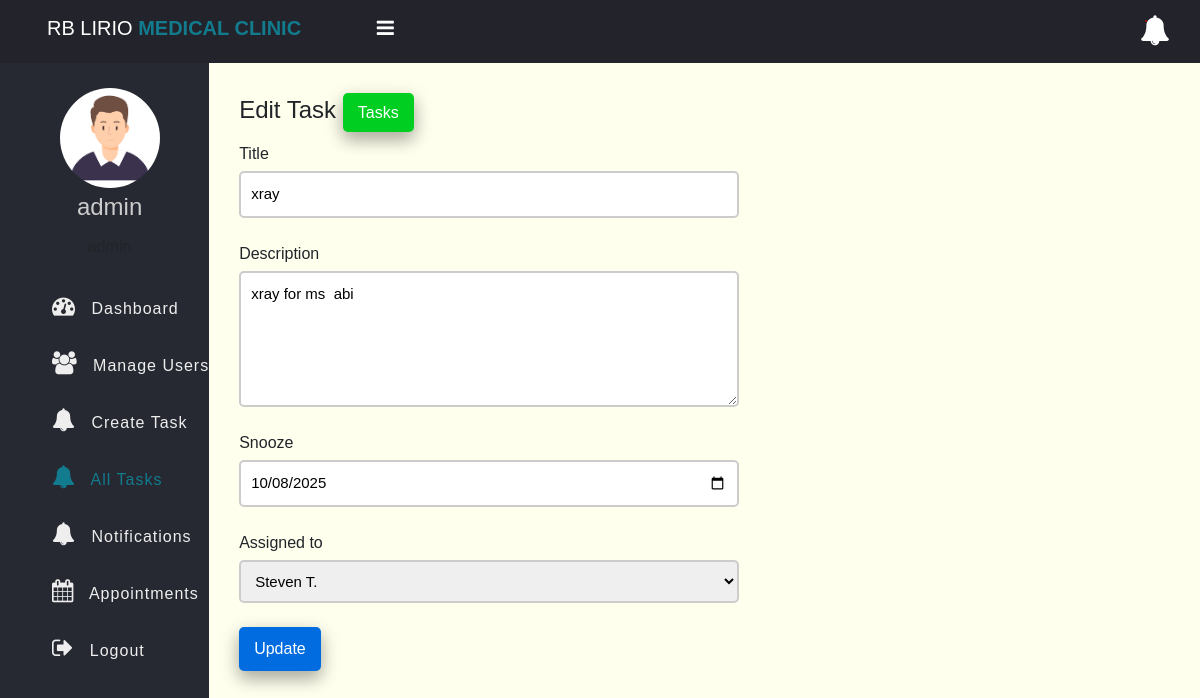
Screenshot of /edit-task.php?id=21 (signed in) with the database file from the repository.
### tables this page shows
CREATE TABLE `tasks` (
  `id` int(11) NOT NULL,
  `title` varchar(100) NOT NULL,
  `description` text DEFAULT NULL,
  `assigned_to` int(11) DEFAULT NULL,
  `due_date` date DEFAULT current_timestamp(),
  `status` enum('pending','in_progress','completed') DEFAULT 'pending',
  `created_at` timestamp NOT NULL DEFAULT current_timestamp()
);

### app/Model/Task.php (called while the page is built, shortened)
<?php
function get_task_by_id($conn, $id){
	$sql = "SELECT * FROM tasks WHERE id =? ";
	$stmt = $conn->prepare($sql);
	$stmt->execute([$id]);
	if($stmt->rowCount() > 0){
		$task = $stmt->fetch();
	}else $task = 0;
	return $task;
}
?>

### app/Model/User.php (called while the page is built, shortened)
<?php
function get_all_users($conn){
	$sql = "SELECT * FROM users WHERE role =? ";
	$stmt = $conn->prepare($sql);
	$stmt->execute(["employee"]);
	if($stmt->rowCount() > 0){
		$users = $stmt->fetchAll();
	}else $users = 0;
	return $users;
}
?>

### edit-task.php (the view, shortened to what this page needs)
<?php
if (isset($_SESSION['role']) && isset($_SESSION['id']) && $_SESSION['role'] == "admin") {
    include "db_connection.php";
    include "app/Model/Task.php";
    include "app/Model/User.php";
    $id = $_GET['id'];
    $task = get_task_by_id($conn, $id);
   $users = get_all_users($conn);
 ?>
<!DOCTYPE html>
<html>
<head>
	<link rel="stylesheet" href="https://stackpath.bootstrapcdn.com/font-awesome/4.7.0/css/font-awesome.min.css">
	<link rel="stylesheet" href="css/style.css">
</head>
<body>
	<?php include "inc/header.php" ?>
	<div class="body">
		<?php include "inc/nav.php" ?>
		<section class="section-1">
			<h4 class="title">Edit Task <a href="task.php">Tasks</a></h4>
			<form class="form-1"
			      method="POST"
			      action="app/update-task.php">
				<div class="input-holder">
					<lable>Title</lable>
					<input type="text" name="title" class="input-1" placeholder="Full Name" value="<?=$task['title']?>"><br>
				</div>
				<div class="input-holder">
					<lable>Description</lable>
					<textarea name="description" rows="5" class="input-1" ><?=$task['description']?></textarea><br>
				</div>
				<div class="input-holder">
					<lable>Snooze</lable>
					<input type="date" name="due_date" class="input-1" placeholder="Snooze" value="<?=$task['due_date']?>"><br>
				</div>
            <div class="input-holder">
					<lable>Assigned to</lable>
					<select name="assigned_to" class="input-1">
						<?php if ($users !=0) {
							foreach ($users as $user) {
								if ($task['assigned_to'] == $user['id']) { ?>
									<option selected value="<?=$user['id']?>"><?=$user['full_name']?></option>
						<?php }else{ ?>
                  <option value="<?=$user['id']?>"><?=$user['full_name']?></option>
						<?php } } } ?>
					</select><br>
				</div>
				<button class="edit-btn">Update</button>
			</form>
		</section>
	</div>
</body>
</html>
<?php }else{
   $em = "First login";
   header("Location: login.php?error=$em");
   exit();
}
 ?>

### css/style.css (style rules this page uses)
* { padding: 0; margin: 0; box-sizing: border-box; font-family: arial, sans-serif; }
.body { display: flex; }
.section-1 { padding: 30px; }
.section-1 .title { margin-bottom: 10px; }
.section-1 .title a { text-decoration: none; display: inline-block; padding-left: 10px; border: none; background: #00CF22; padding: 10px 15px; color: #fff; font-size: 16px; border-radius: 5px; cursor: pointer; outline: none; transition: background 1s; box-shadow: 0 8px 16px 0 rgba(0,0,0,0.2), 0 6px 20px 0 rgba(0,0,0,0.19); }
.section-1 { width: 100%; background: #ffe; }
.edit-btn { text-decoration: none; display: inline-block; padding-left: 10px; border: none; background: #006CE0; padding: 10px 15px; color: #fff; font-size: 16px; border-radius: 5px; cursor: pointer; outline: none; transition: background 1s; box-shadow: 0 8px 16px 0 rgba(0,0,0,0.2), 0 6px 20px 0 rgba(0,0,0,0.19); }
.form-1 { width: 90%; max-width: 500px; }
.input-holder lable { display: block; margin-bottom: 5px; }
.input-1 { border: 2px solid #ccc; width: 100%; padding: 10px; font-size: 15px; outline: none; border-radius: 5px; display: block; }

### rows the page displays
tasks: title "xray", description "xray for ms abi", due_date "10/08/2025"

### other values shown
$_SESSION['username'] "admin"
form field assigned_to "Steven T."
